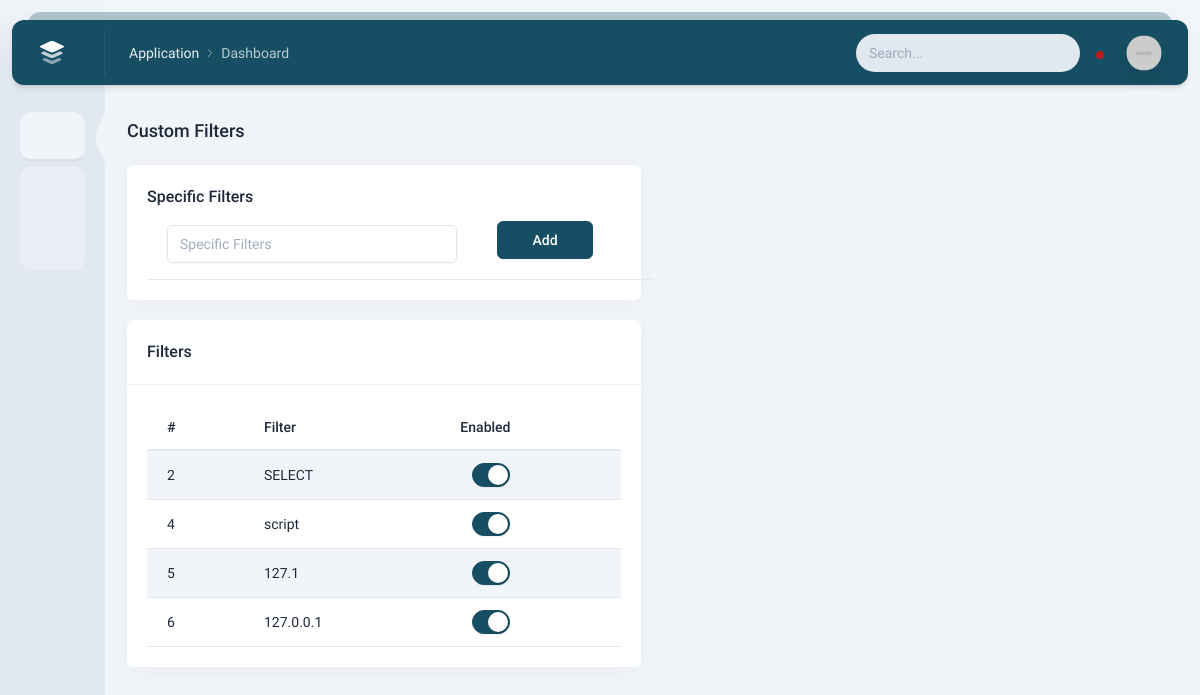
Page /Custom-filter-light/ (signed in) on the earlier database version.
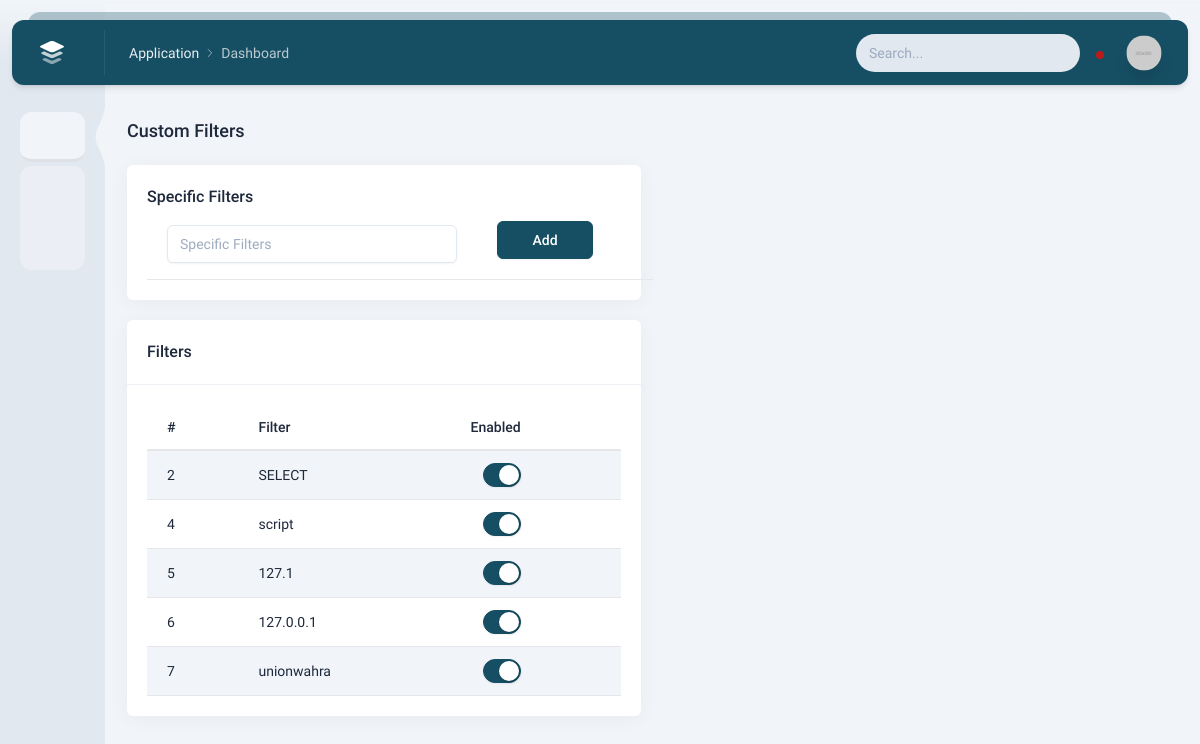
Same page on the later database version.
### main/models.py (models this page shows, shortened)
class Pattern(models.Model):
    name=models.CharField( max_length=100)
    is_enabled=models.BooleanField(default=False)

### main/views.py (the view)
# urls.py: path('Custom-filter-light/', views.Custom_filter_light,name='Custom-filter-light'),
@login_required(login_url='main:login-light')
def Custom_filter_light(request):
    if request.method == 'POST':
        form = Patternform(request.POST)
        if form.is_valid():
            print('form is valid')
            form.save()
            return redirect(reverse('main:Custom-filter-light'))
        else:
            print('in else')
            form = Patternform()
            return render(request, 'main/Custom-filter-light.html', {'title': "Custom-filter-light"})
    else:
        return render(request, 'main/Custom-filter-light.html', {'title': "Custom-filter-light", "patterns": Pattern.objects.all()})

### main/templates/main/Custom-filter-light.html (shortened to what this page needs)
{% extends "index.html" %}
{% load static %}
{% block content %}
    <div class="content">
                <div class="intro-y flex items-center mt-8">
                    <h2 class="text-lg font-medium mr-auto">
                        Custom Filters
                    </h2>
                </div>
                <div class="grid grid-cols-12 gap-6 mt-5">
                    <div class="intro-y col-span-12 lg:col-span-6">
                            <div class="intro-y col-span-12 lg:col-span-6">
                                <div class="intro-y box">
                                    <form method='POST' enctype="multipart/form-data">
                                    <div id="input" class="p-5">
                                        <div class="preview">
                                            <div>
                                                <h2 class="font-medium text-base mr-auto">
                                                    Specific Filters
                                                </h2>
                                                <table class="table">
                                                    <td><input id="regular-form-1" type="text" class="form-control" style="width:290px" placeholder="Specific Filters" name= "name"></td>
                                                    <td> <button class="btn btn-primary w-24 mr-10 mb-2" type="submit" value="save" >Add</button></td>
                                                </table>
                                            </div>
                                        </div>
                                    </div>
                                    </form>
                                </div>
                        <div class="intro-y box mt-5">
                            <div class="flex flex-col sm:flex-row items-center p-5 border-b border-slate-200/60">
                                <h2 class="font-medium text-base mr-auto">
                                   Filters
                                </h2>
                            </div>
                            <div class="p-5" id="striped-rows-table">
                                <div class="preview">
                                    <div class="overflow-x-auto">
                                        <table class="table table-striped">
                                            <thead>
                                                <tr>
                                                    <th class="whitespace-nowrap">#</th>
                                                    <th class="whitespace-nowrap">Filter</th>
                                                    <th class="whitespace-nowrap">Enabled</th>
                                                </tr>
                                            </thead>
                                            <tbody>
                                                {% for pattern in patterns %}
                                                <tr>
                                                    <td>{{pattern.id}}</td>
                                                    <td>{{pattern.name}}</td>
                                                    <td><div class="form-check form-switch w-full sm:w-auto sm:ml-auto mt-3 sm:mt-0">
                                                        <input id="show-example-1" data-target="#basic-dropdown" class="show-code form-check-input mr-0 ml-3" type="checkbox"checked>
                                                    </div></td>
                                                </tr>
                                                {% endfor %}
                                            </tbody>
                                        </table>
                                    </div>
                                </div>
                            </div>
                        </div>
                    </div>
                </div>
    </div>
    {% endblock content %}

Differences in the rows shown:
added Pattern: id "7", name "unionwahra"
